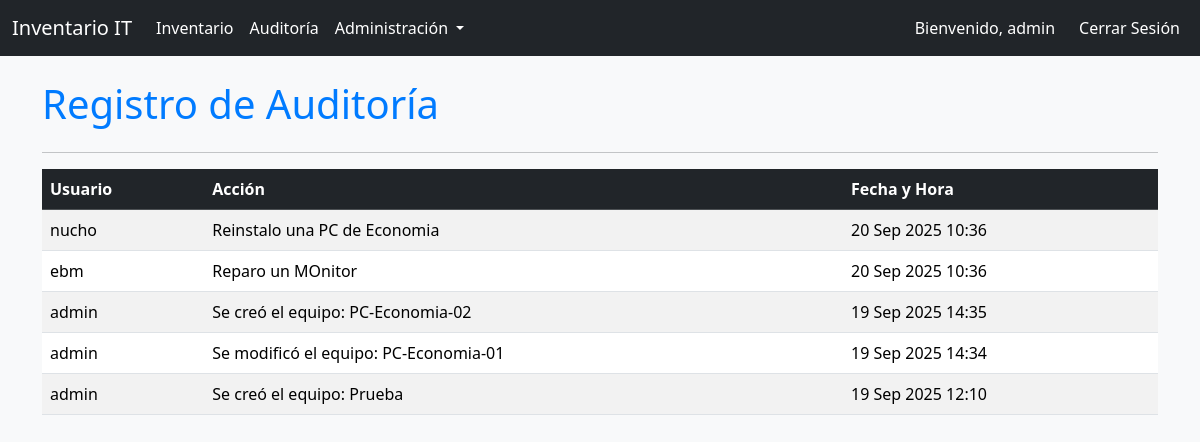
The app's page /bitacora/auditoria/ (signed in) with its own data.
### bitacora/models.py (models this page shows, shortened)
class Auditoria(models.Model):
    usuario = models.ForeignKey(User, on_delete=models.SET_NULL, null=True)
    accion = models.CharField(max_length=255, help_text="Descripción de la acción realizada (ej. 'Creación de equipo', 'Modificación de bitácora').")
    fecha = models.DateTimeField(auto_now_add=True)

### bitacora/views.py (the view)
# urls.py: path('auditoria/', views.lista_auditoria, name='lista_auditoria'),
@login_required
def lista_auditoria(request):
    registros_auditoria = Auditoria.objects.all().order_by('-fecha')
    return render(request, 'bitacora/lista_auditoria.html', {'registros': registros_auditoria})

### templates/bitacora/lista_auditoria.html (shortened to what this page needs)
{% extends 'base.html' %}
{% block content %}
    <h1 class="mb-4">Registro de Auditoría</h1>
    <hr>
    <div class="table-responsive">
        <table class="table table-striped table-hover">
            <thead class="table-dark">
                <tr>
                    <th>Usuario</th>
                    <th>Acción</th>
                    <th>Fecha y Hora</th>
                </tr>
            </thead>
            <tbody>
                {% for registro in registros %}
                    <tr>
                        <td>{{ registro.usuario.username }}</td>
                        <td>{{ registro.accion }}</td>
                        <td>{{ registro.fecha|date:"d M Y H:i" }}</td>
                    </tr>
                {% empty %}
                    <tr>
                        <td colspan="3" class="text-center">No hay registros de auditoría.</td>
                    </tr>
                {% endfor %}
            </tbody>
        </table>
    </div>
{% endblock %}

### templates/base.html (shortened to what this page needs)
<!DOCTYPE html>
<html lang="es">
<head>
    <link href="https://cdn.jsdelivr.net/npm/bootstrap@5.3.3/dist/css/bootstrap.min.css" rel="stylesheet">
</head>
<body>
    <nav class="navbar navbar-expand-lg navbar-dark bg-dark">
        <div class="container-fluid">
            <a class="navbar-brand" href="{% url 'dashboard' %}">Inventario IT</a>
            <div class="collapse navbar-collapse" id="navbarNav">
                <ul class="navbar-nav me-auto mb-2 mb-lg-0">
                    <li class="nav-item">
                        <a class="nav-link" href="{% url 'lista_equipos' %}">Inventario</a>
                    </li>
                    <li class="nav-item">
                        <a class="nav-link" href="{% url 'lista_auditoria' %}">Auditoría</a>
                    </li>
                    {% if user.is_staff %}
                    <li class="nav-item dropdown">
                        <a class="nav-link dropdown-toggle" href="#" id="navbarDropdown" role="button" data-bs-toggle="dropdown" aria-expanded="false">
                            Administración
                        </a>
                    </li>
                    {% endif %}
                </ul>
                <ul class="navbar-nav ms-auto">
                    {% if user.is_authenticated %}
                        <span class="navbar-text me-3">Bienvenido, {{ user.username }}</span>
                        <li class="nav-item">
                            <a class="nav-link" href="{% url 'logout' %}">Cerrar Sesión</a>
                        </li>
                    {% endif %}
                </ul>
            </div>
        </div>
    </nav>
    <div class="container mt-4">
        {% block content %}{% endblock %}
    </div>
</body>
</html>

### templates/base.html (style rules this page uses)
body { background-color: #f8f9fa; color: #212529; }
.navbar-text, .nav-link, a { color: #fff !important; }
.navbar-brand { color: #fff !important; }
.card-title-futuristic, .text-info, h1 { color: #007bff !important; }

### records on screen
Auditoria: usuario.username "nucho", accion "Reinstalo una PC de Economia", fecha "20 Sep 2025 10:36"
Auditoria: usuario.username "ebm", accion "Reparo un MOnitor", fecha "20 Sep 2025 10:36"
Auditoria: usuario.username "admin", accion "Se creó el equipo: PC-Economia-02", fecha "19 Sep 2025 14:35"
Auditoria: usuario.username "admin", accion "Se modificó el equipo: PC-Economia-01", fecha "19 Sep 2025 14:34"
Auditoria: usuario.username "admin", accion "Se creó el equipo: Prueba", fecha "19 Sep 2025 12:10"

### other values on screen
{{ user.username }} "admin"
